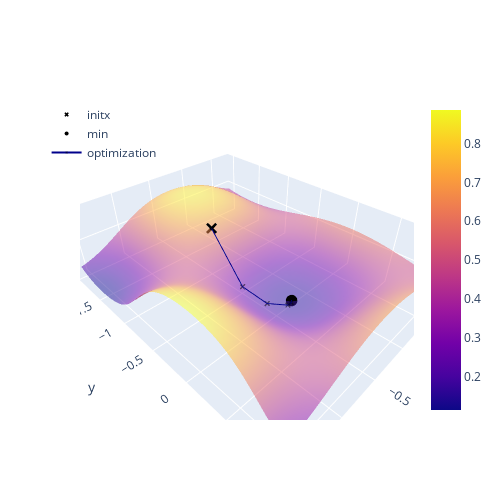

Notebook source saved alongside this figure:
### Code cell
## KEEPOUTPUT
x0 = np.linspace(np.min(h[:,0]-1), np.max(h[:,0]+1), 50)
x1 = np.linspace(np.min(h[:,1]-1), np.max(h[:,1]+1), 50)

X0, X1 = np.meshgrid(x0, x1)
Z = f(X0, X1)

plot3D(X0,X1,Z, initx, r.x, h)

### Figure 1 — Plotly figure (JSON) as saved in the notebook; plotly's stock layout.template omitted (floating-point values rounded to 4 significant figures; data arrays with more than 128 entries replaced by an {"elided": "..."} marker saying what was removed)
{"data": [{"opacity": 0.5, "type": "surface", "x": {"elided": "50x50 float values"}, "y": {"elided": "50x50 float values"}, "z": {"elided": "50x50 float values"}}, {"marker": {"color": "black", "opacity": 1, "size": 4, "symbol": "x"}, "mode": "markers", "name": "initx", "type": "scatter3d", "x": [-0.5491], "y": [-1.027], "z": [0.6765]}, {"marker": {"color": "black", "opacity": 1, "size": 4}, "mode": "markers", "name": "min", "type": "scatter3d", "x": [-0.7317], "y": [-8.274e-07], "z": [0.1534]}, {"line": {"color": "darkblue", "width": 2}, "marker": {"color": "black", "opacity": 0.5, "size": 2, "symbol": "x"}, "name": "optimization", "type": "scatter3d", "x": [-0.5491, -0.4182, -0.4846, -0.6453, -0.7033, -0.7309, -0.7319, -0.7317, -0.7317], "y": [-1.027, -0.4099, -0.1208, 0.02296, 0.01999, 0.004187, 0.0005316, 1.299e-05, -8.274e-07], "z": [0.6765, 0.2829, 0.1901, 0.1571, 0.1539, 0.1534, 0.1534, 0.1534, 0.1534]}], "layout": {"autosize": false, "height": 500, "legend": {"x": -0.1, "y": 1}, "width": 500}}
